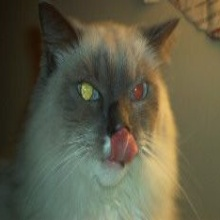
#> input picture dataset/cat_0015.jpg, 220 x 220 px; its folder holds only this picture in this run
$ python indexation.py   (older library calls are emulated)
#> lines starting #> are read from the running program, lines starting #| are printed output that depends on the picture; after the words box and inside, x2 and y2 are one past the last pixel; in counts of white or black regions, pixels touching at a corner belong together
### descriptor.py
# import the necessary packages
import numpy as np
import cv2
import imutils
import mahotas
from skimage.feature import graycomatrix, graycoprops, local_binary_pattern

class ColorDescriptor:

    def __init__(self, bins):
#> further down, image is the input picture: shape (220, 220, 3); mean B, G, R 70.9, 93.2, 95.6
        self.bins = bins

    def extract_colors_with_HSV(self, image):
        image = cv2.cvtColor(image, cv2.COLOR_BGR2HSV)
#> image: shape (220, 220, 3); mean H, S, V 37.9, 81.1, 101.2
        features = []

        (h, w) = image.shape[:2]
#> h = 220; w = 220
        (cX, cY) = (int(w * 0.5), int(h * 0.5))
#> cX = 110; cY = 110

        segments = [(0, cX, 0, cY), (cX, w, 0, cY), (cX, w, cY, h),
            (0, cX, cY, h)]

        (axesX, axesY) = (int(w * 0.75) // 2, int(h * 0.75) // 2)
#> axesX = 82; axesY = 82
        ellipMask = np.zeros(image.shape[:2], dtype = "uint8")
        cv2.ellipse(ellipMask, (cX, cY), (axesX, axesY), 0, 0, 360, 255, -1)
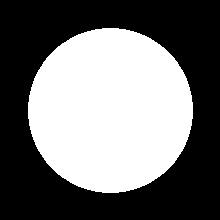
#> ellipMask: shape (220, 220); 44.1% white; 1 white region, box (x1, y1, x2, y2) and area: (28, 28, 193, 193) 21359

        for (startX, endX, startY, endY) in segments:

            cornerMask = np.zeros(image.shape[:2], dtype = "uint8")
            cv2.rectangle(cornerMask, (startX, startY), (endX, endY), 255, -1)
            cornerMask = cv2.subtract(cornerMask, ellipMask)

            hist = self.histogram(image, cornerMask)
            features.extend(hist)
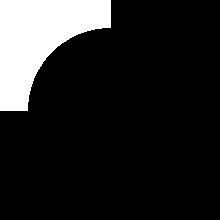
#> cornerMask: shape (220, 220); 14.2% white; 1 white region, box (x1, y1, x2, y2) and area: (0, 0, 111, 111) 6896
#> after the loop, features = []

        hist = self.histogram(image, ellipMask)
        features.extend(hist)

        features = [float(x) for x in features]
        return features

    # [25 lines left out: functions extract_colors_with_RGB, extract_colors_with_mean, not called in this run]


    def histogram(self, image, mask):

        hist = cv2.calcHist([image], [0, 1, 2], mask, self.bins,
            [0, 180, 0, 256, 0, 256])

        if imutils.is_cv2():
#> (the run stopped early here; a loop or call above may not have finished)
